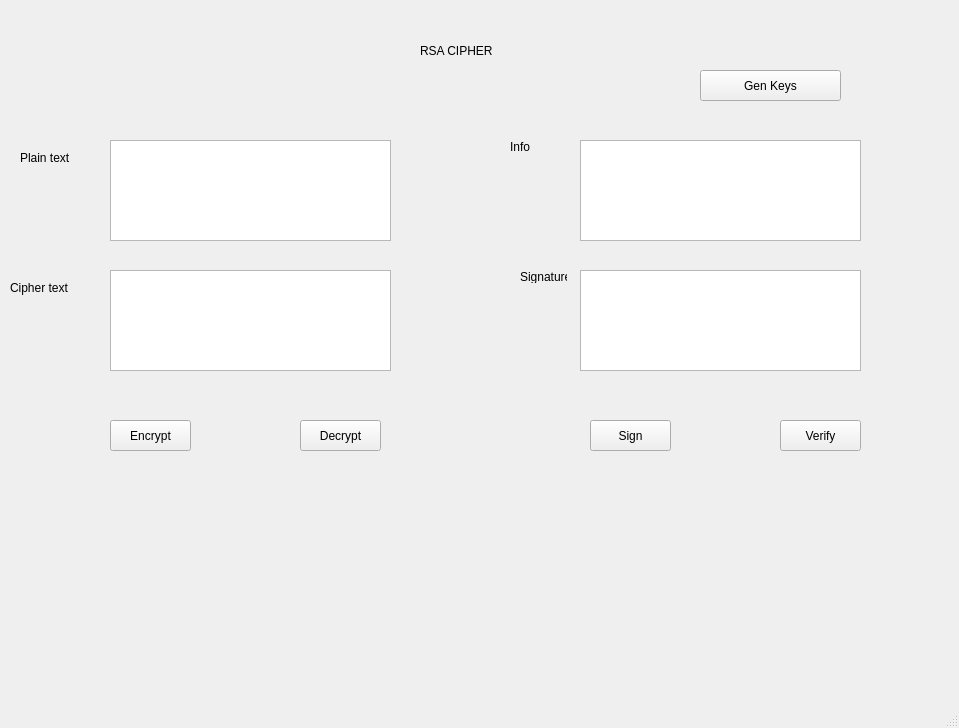
<?xml version="1.0" encoding="UTF-8"?>
<ui version="4.0">
 <class>MainWindow</class>
 <widget class="QMainWindow" name="MainWindow">
  <property name="geometry">
   <rect>
    <x>0</x>
    <y>0</y>
    <width>959</width>
    <height>728</height>
   </rect>
  </property>
  <property name="windowTitle">
   <string>MainWindow</string>
  </property>
  <widget class="QWidget" name="centralwidget">
   <widget class="QTextEdit" name="txt_plain_text">
    <property name="geometry">
     <rect>
      <x>110</x>
      <y>140</y>
      <width>281</width>
      <height>101</height>
     </rect>
    </property>
   </widget>
   <widget class="QTextEdit" name="txt_info">
    <property name="geometry">
     <rect>
      <x>580</x>
      <y>140</y>
      <width>281</width>
      <height>101</height>
     </rect>
    </property>
   </widget>
   <widget class="QTextEdit" name="txt_cipher_text">
    <property name="geometry">
     <rect>
      <x>110</x>
      <y>270</y>
      <width>281</width>
      <height>101</height>
     </rect>
    </property>
   </widget>
   <widget class="QTextEdit" name="txt_sign">
    <property name="geometry">
     <rect>
      <x>580</x>
      <y>270</y>
      <width>281</width>
      <height>101</height>
     </rect>
    </property>
   </widget>
   <widget class="QPushButton" name="btn_encrypt">
    <property name="geometry">
     <rect>
      <x>110</x>
      <y>420</y>
      <width>81</width>
      <height>31</height>
     </rect>
    </property>
    <property name="text">
     <string>Encrypt</string>
    </property>
   </widget>
   <widget class="QPushButton" name="btn_decrypt">
    <property name="geometry">
     <rect>
      <x>300</x>
      <y>420</y>
      <width>81</width>
      <height>31</height>
     </rect>
    </property>
    <property name="text">
     <string>Decrypt</string>
    </property>
   </widget>
   <widget class="QPushButton" name="btn_sign">
    <property name="geometry">
     <rect>
      <x>590</x>
      <y>420</y>
      <width>81</width>
      <height>31</height>
     </rect>
    </property>
    <property name="text">
     <string>Sign</string>
    </property>
   </widget>
   <widget class="QPushButton" name="btn_verify">
    <property name="geometry">
     <rect>
      <x>780</x>
      <y>420</y>
      <width>81</width>
      <height>31</height>
     </rect>
    </property>
    <property name="text">
     <string>Verify</string>
    </property>
   </widget>
   <widget class="QPushButton" name="btn_gen_keys">
    <property name="geometry">
     <rect>
      <x>700</x>
      <y>70</y>
      <width>141</width>
      <height>31</height>
     </rect>
    </property>
    <property name="text">
     <string>Gen Keys</string>
    </property>
   </widget>
   <widget class="QLabel" name="label">
    <property name="geometry">
     <rect>
      <x>420</x>
      <y>30</y>
      <width>171</width>
      <height>41</height>
     </rect>
    </property>
    <property name="text">
     <string>RSA CIPHER</string>
    </property>
   </widget>
   <widget class="QLabel" name="label_2">
    <property name="geometry">
     <rect>
      <x>20</x>
      <y>150</y>
      <width>51</width>
      <height>16</height>
     </rect>
    </property>
    <property name="text">
     <string>Plain text</string>
    </property>
   </widget>
   <widget class="QLabel" name="label_3">
    <property name="geometry">
     <rect>
      <x>10</x>
      <y>280</y>
      <width>61</width>
      <height>16</height>
     </rect>
    </property>
    <property name="text">
     <string>Cipher text</string>
    </property>
   </widget>
   <widget class="QLabel" name="label_4">
    <property name="geometry">
     <rect>
      <x>510</x>
      <y>140</y>
      <width>47</width>
      <height>13</height>
     </rect>
    </property>
    <property name="text">
     <string>Info</string>
    </property>
   </widget>
   <widget class="QLabel" name="label_5">
    <property name="geometry">
     <rect>
      <x>520</x>
      <y>270</y>
      <width>47</width>
      <height>13</height>
     </rect>
    </property>
    <property name="text">
     <string>Signature</string>
    </property>
   </widget>
  </widget>
  <widget class="QMenuBar" name="menubar">
   <property name="geometry">
    <rect>
     <x>0</x>
     <y>0</y>
     <width>959</width>
     <height>21</height>
    </rect>
   </property>
  </widget>
  <widget class="QStatusBar" name="statusbar"/>
 </widget>
 <resources/>
 <connections/>
</ui>
